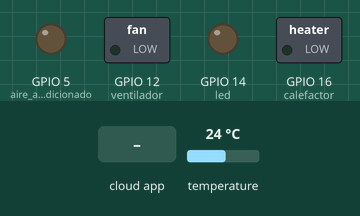
Simulated run of this sketch. Board: ESP8266 (NodeMCU). Parts: switched loads named in the sketch (green lamp = pin HIGH), output pins drawn as LEDs (lit = HIGH). The test bench sets the inputs (shaded band); at power-on: temperature 24 °C. WiFi joins after 1.5 s; servers stay silent unless stated; what the sketch prints to the serial monitor is not drawn.

Above: at 3.4 s.
3.5 s: the phone or cloud app sets modo_manual to 0
At 5.1 s:
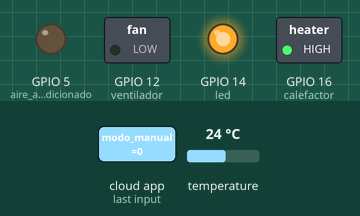
5.5 s: temperature set to 27.5 °C
8.7 s: temperature set to 28.5 °C
At 11.5 s:
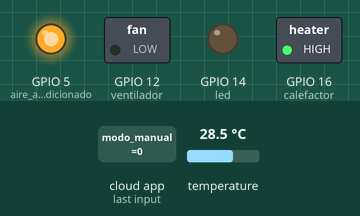
12.6 s: the phone or cloud app sets calefactor to 0
14.3 s: the phone or cloud app sets ventilador to 1
16.1 s: temperature set to 31.6 °C
19.3 s: temperature set to 32.5 °C
At 22.8 s:
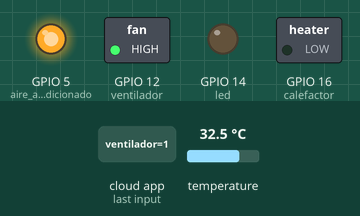
Timing chart, 0 to 24.2 s (numbered marks = the images above; inputs shaded):
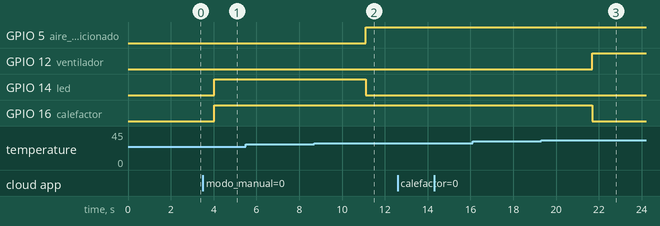

Measured:
- the behaviour switches between 28 and 28.1 °C on temperature (found by bisection; images 1 and 2)
- the behaviour switches between 31.9 and 32 °C on temperature (found by bisection; images 2 and 3)
- after the input at 3.5 s, GPIO 14 (led), GPIO 16 (calefactor): LOW → HIGH after 0.54 s
- after the input at 5.5 s, every drawn part: stays the same
- after the input at 8.7 s, GPIO 5 (aire_acondicionado): LOW → HIGH after 2.4 s; GPIO 14 (led): HIGH → LOW after 2.4 s
- after the input at 16.1 s, every drawn part: stays the same
- after the input at 19.3 s, GPIO 12 (ventilador): LOW → HIGH after 2.4 s; GPIO 16 (calefactor): HIGH → LOW after 2.4 s

The sketch:

Programacion.ino
```cpp
//----------Librerías----------//
#include <ThingerESP8266.h>  //Librería para la plataforma IoT.
#include <ESP8266WiFi.h>  //Librería para las funciones de WiFi.
#include <OneWire.h>  //Librería para la comunicación One-Wire.
#include <DallasTemperature.h>  //Librería para el sensor DS18B20.

//-----Conexión entre la placa NodeMCU y Thinger.io-----//
#define USERNAME "TemperaturaIstea" //Nombre del usuario.
#define DEVICE_ID "SistemaIoT"  //ID del dispositivo.
#define DEVICE_CREDENTIAL "Temperatura32"  //Credenciales del Dispositivo.

//----------Conexión a una red WiFi----------//
#define APSSID "Istea" //Nombre de la red WiFi.
#define APPSK "123456789"  //Contraseña de la red WiFi.

//----------Definición de los GPIO----------//
//Cable de datos del sensor (amarillo) conectado al GPIO4 (D2).
#define pinDatosDQ 4
#define ventilador 12 //En el GPIO12 (D6) se conecta el ventilador.
#define led 14 //En el GPIO14 (D5) se conecta el diodo led.
//El GPIO5 (D1) es la salida a relé para el aire acondicionado.
#define aire_acondicionado 5
//El GPIO16 (D0) es la salida a relé para el calefactor.
#define calefactor 16

//----------Definición de Variables----------//
//Variable para el modo de funcionamiento (manual o automático).
bool modo = true;
//Límites de la temperatura de la zona de confort.
double  temp_max = 32.00, temp_min = 28.00;
//Límites de la temperatura para las alertas al correo electrónico.
double temp_max_alerta = 36.00, temp_min_alerta = 22.00;
double temperatura; //Variable para almacenar la temperatura.

//Crea un objeto en la Librería One-Wire para el sensor.
OneWire DS18B20(pinDatosDQ);
//Enlaza el objeto con la librería del sensor.
DallasTemperature sensorDS18B20(&DS18B20);

//Enlaza la placa NodeMCU con la plataforma IoT.
ThingerESP8266 thing(USERNAME, DEVICE_ID, DEVICE_CREDENTIAL);

//-----------Función Principal-----------//
void setup(){
  Serial.begin(115200); //Inicializa la comunicación serial.

  //Declara los GPIO como salidas.
  pinMode(ventilador,OUTPUT);
  pinMode(led,OUTPUT);
  pinMode(aire_acondicionado,OUTPUT);
  pinMode(calefactor,OUTPUT);

  //Apaga los GPIO.
  digitalWrite(ventilador,LOW);
  digitalWrite(led,LOW);
  digitalWrite(aire_acondicionado,LOW);
  digitalWrite(calefactor,LOW);

  //Verifica que la placa NodeMCU se ha conectado a la red WiFi.
  Serial.print("Conectando a ");
  Serial.println(APSSID);
  WiFi.begin(APSSID, APPSK);
  while (WiFi.status() != WL_CONNECTED){
    delay(500);
    Serial.print(".");
  }
  Serial.println("Conectado al WiFi");

  sensorDS18B20.begin();  //Inicializa el sensor.
  sensorDS18B20.requestTemperatures();  //Adquiere la temperatura.

  thing.add_wifi(APSSID, APPSK);
}

//-------------Función Cíclica-------------//
void loop(){
  //Evalúa si el sistema está en modo manual.
  if(modo == true){
    //Adquiere la información de la IoT.
    thing["calefactor"] << digitalPin(calefactor);
    thing["ventilador"] << digitalPin(ventilador);
    thing["modo_manual"] << inputValue(modo);
  }
 else{//Caso contrario.
    //Evalúa si la temperatura adquirida supera la temperatura máxima de la zona de confort.
    if (temperatura >= temp_max){
    //Se enciende el ventilador y el aire acondicionado.
    digitalWrite(ventilador,HIGH);
    digitalWrite(aire_acondicionado,HIGH);
    //Se apaga el led y el calefactor.
    digitalWrite(led,LOW);
    digitalWrite(calefactor,LOW);
    //Imprime un mensaje por el puerto serial.
    Serial.println("Ventilador Activado");
    }
    //Evalúa si la temperatura adquirida es menor la temperatura mínima de la zona de confort.
    else if (temperatura <= temp_min){
    //Apaga el ventilador y el aire acondicionado.
    digitalWrite(ventilador,LOW);
    digitalWrite(aire_acondicionado,LOW);
    //Se enciende el led y el calefactor.
    digitalWrite(led,HIGH);
    digitalWrite(calefactor,HIGH);
    //Imprime un mensaje por el puerto serial.
    Serial.println("Calefactor Activado");
    }
    //Evalúa si la temperatura sobrepasa los límites permitidos.
    else if (temperatura >= temp_max_alerta || temperatura <= temp_min_alerta){
      //Imprime un mensaje por el puerto serial.
      Serial.println("Temperatura fuera del rango permitido");
      //Envía la alerta por correo electrónico.
      thing.call_endpoint("Temperatura en ",thing["temperatura"]);
    }
    else{ //Evalúa si está en la zona de confort.
      //Se mantienen apagados todos los actuadores.
      digitalWrite(ventilador,LOW);
      digitalWrite(aire_acondicionado,HIGH);
      digitalWrite(led,LOW);
      digitalWrite(calefactor,HIGH);
      //Imprime un mensaje por el puerto serial
      Serial.println("Zona de Confort");
    }
  }
  //Obtiene la temperatura del sensor de la posición cero.
  temperatura = sensorDS18B20.getTempCByIndex(0);
  sensorDS18B20.requestTemperatures();

  //Envía la temperatura del sensor a la IoT.
  thing["temperatura"] >> [] (pson & out) {
    out["temperatura"] = temperatura;
  };
  //Imprime serialmente la temperatura.
  Serial.print("La temperatura es: ");
  Serial.print(temperatura);
  Serial.println("ºC");
  //Toma la temperatura cada segundo.
  delay(1000);
  thing.handle();
}
```
